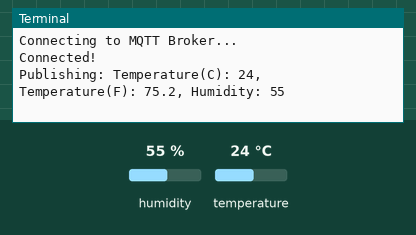
Bench run of a program on a simulated Raspberry Pi (BCM pin numbers). Shown: the last lines printed to the terminal. Inputs (shaded band) come from the test bench; at power-on: humidity 55 %, temperature 24 °C. No MQTT or app messages arrive unless stated.

Above: at 1.3 s.
1.4 s: humidity set to 22 %
At 5.1 s:
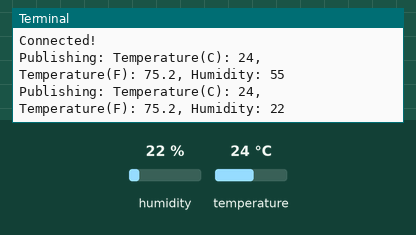
5.5 s: temperature set to 12 °C
At 8.4 s:
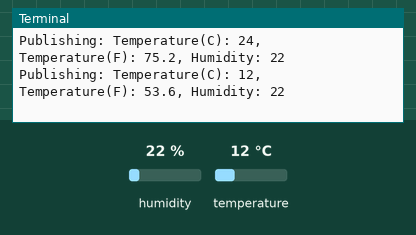
9.6 s: humidity set to 40 %
At 11.5 s:
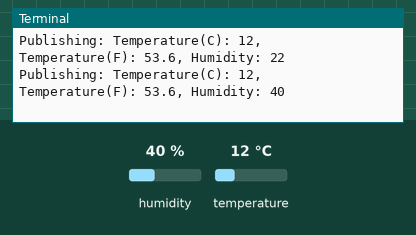
Timing chart, 0 to 13.0 s (numbered marks = the images above; inputs shaded):
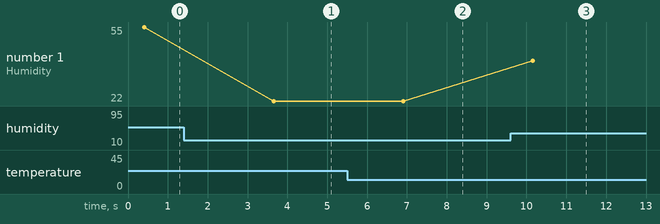

The program:

dht11_mqtt.py
```python
import time
import board
import adafruit_dht
import paho.mqtt.client as mqtt

# -----------------------------
# MQTT Setup
# -----------------------------
broker_url = "test.mosquitto.org"
broker_port = 1883
topic = "test/dht11_data"

client = mqtt.Client()

print("Connecting to MQTT Broker...")
client.connect(broker_url, broker_port)
client.loop_start()
print("Connected!")

# -----------------------------
# DHT11 Sensor Setup
# -----------------------------
sensor = adafruit_dht.DHT11(board.D4)   # GPIO4 (Pin 7)

# -----------------------------
# Main Loop
# -----------------------------
while True:
    try:
        temp_c = sensor.temperature
        hum = sensor.humidity

        if temp_c is not None and hum is not None:
            temp_f = temp_c * 9/5 + 32
            message = f"Temperature(C): {temp_c}, Temperature(F): {temp_f:.1f}, Humidity: {hum}"

            print("Publishing:", message)
            client.publish(topic, message)

        else:
            print("Sensor read failed")

    except RuntimeError as e:
        print("DHT11 Reading Error:", e.args[0])
        time.sleep(2)

    except Exception as e:
        sensor.exit()
        print("Critical error:", e)
        break

    time.sleep(3)
```

Measured:
- after the input at 1.4 s, the terminal: prints a new line after 2.3 s (image 1)
- after the input at 5.5 s, the terminal: prints a new line after 1.4 s (image 2)
- after the input at 9.6 s, the terminal: prints a new line after 0.56 s (image 3)
- plotted number 1: 55 → 22 after the input at 1.4 s, 22 → 40 after the input at 9.6 s
